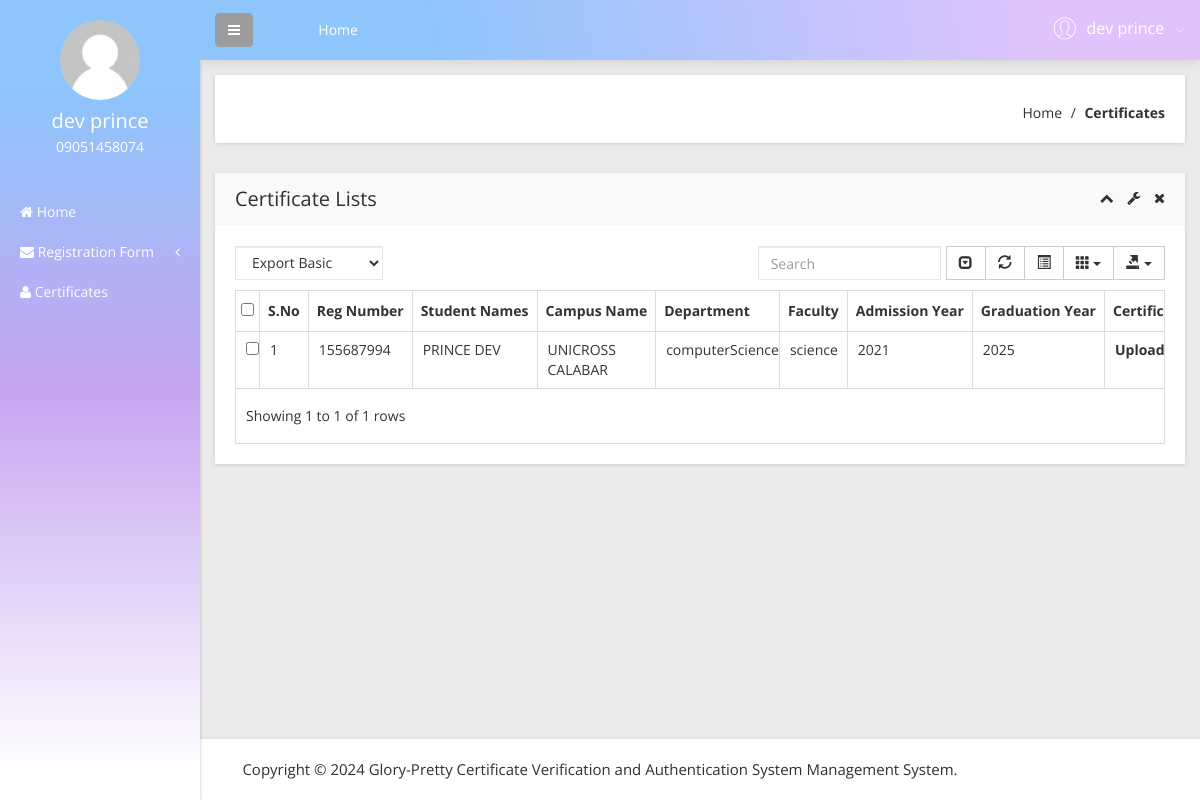
The page /user/certificates-list.php (signed in) on the database its author committed.
### tables this page shows
CREATE TABLE `tbluser` (
    `ID` int(10) NOT NULL,
    `FirstName` varchar(200) DEFAULT NULL,
    `LastName` varchar(200) DEFAULT NULL,
    `mobile` varchar(11) DEFAULT NULL,
    `Address` mediumtext DEFAULT NULL,
    `Password` varchar(200) DEFAULT NULL,
    `RegDate` timestamp NULL DEFAULT current_timestamp(),
    `Email` varchar(120) DEFAULT NULL
);

CREATE TABLE `tblapplication` (
    `ID` int(10) NOT NULL,
    `UserID` int(11) NOT NULL,
    `RegistrationID` int(200) NOT NULL,
    `FullName` varchar(200) NOT NULL,
    `Camname` varchar(200) NOT NULL,
    `Camloc` varchar(200) NOT NULL,
    `Department` varchar(200) NOT NULL,
    `Faculty` varchar(200) NOT NULL,
    `ayr` varchar(200) NOT NULL,
    `gyr` varchar(200) NOT NULL,
    `certificate` varchar(255) NOT NULL,
    `Dateofapply` timestamp NOT NULL DEFAULT current_timestamp(),
    `Remark` varchar(200) NOT NULL,
    `Status` varchar(50) NOT NULL,
    `UpdationDate` timestamp NOT NULL DEFAULT current_timestamp() ON UPDATE current_timestamp()
);

### user/certificates-list.php (the view, shortened to what this page needs)
<!doctype html>
<html class="no-js" lang="en">
<head>
  <link rel="stylesheet" href="css/bootstrap.min.css">
  <link rel="stylesheet" href="css/font-awesome.min.css">
  <link rel="stylesheet" href="css/adminpro-custon-icon.css">
  <link rel="stylesheet" href="css/meanmenu.min.css">
  <link rel="stylesheet" href="css/jquery.mCustomScrollbar.min.css">
  <link rel="stylesheet" href="css/animate.css">
  <link rel="stylesheet" href="css/data-table/bootstrap-table.css">
  <link rel="stylesheet" href="css/data-table/bootstrap-editable.css">
  <link rel="stylesheet" href="css/normalize.css">
  <link rel="stylesheet" href="css/c3.min.css">
  <link rel="stylesheet" href="style.css">
  <link rel="stylesheet" href="css/responsive.css">
</head>
<body class="materialdesign">
  <div class="wrapper-pro">
    <?php include_once('includes/sidebar.php'); ?>
    <?php include_once('includes/header.php'); ?>
    <div class="breadcome-area mg-b-30 small-dn">
      <div class="container-fluid">
        <div class="row">
          <div class="col-lg-12">
            <div class="breadcome-list shadow-reset">
              <div class="row">
                <div class="col-lg-12">
                  <ul class="breadcome-menu">
                    <li><a href="dashboard.php">Home</a> <span class="bread-slash">/</span>
                    </li>
                    <li><span class="bread-blod">Certificates</span>
                    </li>
                  </ul>
                </div>
              </div>
            </div>
          </div>
        </div>
      </div>
    </div>
    <div class="data-table-area mg-b-15">
      <div class="container-fluid">
        <div class="row">
          <div class="col-lg-12">
            <div class="sparkline13-list shadow-reset">
              <div class="sparkline13-hd">
                <div class="main-sparkline13-hd">
                  <h1>Certificate Lists</h1>
                  <div class="sparkline13-outline-icon">
                    <span class="sparkline13-collapse-link"><i class="fa fa-chevron-up"></i></span>
                    <span><i class="fa fa-wrench"></i></span>
                    <span class="sparkline13-collapse-close"><i class="fa fa-times"></i></span>
                  </div>
                </div>
              </div>
              <div class="sparkline13-graph">
                <div class="datatable-dashv1-list custom-datatable-overright">
                  <div id="toolbar">
                    <select class="form-control">
                      <option value="">Export Basic</option>
                    </select>
                  </div>
                  <table id="table" data-toggle="table" data-pagination="true" data-search="true" data-show-columns="true" data-show-pagination-switch="true" data-show-refresh="true" data-key-events="true" data-show-toggle="true" data-resizable="true" data-cookie="true" data-cookie-id-table="saveId" data-show-export="true" data-click-to-select="true" data-toolbar="#toolbar">
                    <thead>
                      <tr>
                        <th>S.No</th>
                        <th>Reg Number</th>
                        <th>Student Names</th>
                        <th>Campus Name</th>
                        <th>Department</th>
                        <th>Faculty</th>
                        <th>Admission Year</th>
                        <th>Graduation Year</th>
                        <th>Certificate</th>
                      </tr>
                    </thead>
                    <tbody>
                      <?php
                      $uid = $_SESSION['OBCMSuid'];
                      $sql = "SELECT * from tblapplication where UserID=:uid and Status='APPROVED'";
                      $query = $obcms->prepare($sql);
                      $query->bindParam(':uid', $uid, PDO::PARAM_STR);
                      $query->execute();
                      $results = $query->fetchAll(PDO::FETCH_OBJ);
                      ?>
                      <?php if ($query->rowCount() > 0): ?>
                        <?php $cnt = 1; ?>
                        <?php foreach ($results as $row): ?>
                          <tr>
                            <td><?php echo htmlentities($cnt); ?></td>
                            <td><?php echo htmlentities($row->RegistrationID); ?></td>
                            <td><?php echo htmlentities($row->FullName); ?></td>
                            <td><?php echo htmlentities($row->Camname); ?></td>
                            <td><?php echo htmlentities($row->Department); ?></td>
                            <td><?php echo htmlentities($row->Faculty); ?></td>
                            <td><?php echo htmlentities($row->ayr); ?></td>
                            <td><?php echo htmlentities($row->gyr); ?></td>
                            <td>
                              <?php if ($row->certificate): ?>
                                <strong>Uploaded</strong>
                              <?php else: ?>
                                <strong>Not Uploaded Yet</strong>
                              <?php endif ?>
                            </td>
                          </tr>
                          <?php $cnt = $cnt + 1; ?>
                        <?php endforeach ?>
                      <?php endif ?>
                    </tbody>
                  </table>
                </div>
              </div>
            </div>
          </div>
        </div>
      </div>
    </div>
  </div>
  </div>
  <?php include_once('includes/footer.php'); ?>
</body>
</html>

### user/includes/sidebar.php (shortened to what this page needs)
<?php
include('includes/dbconnection.php');
if (strlen($_SESSION['OBCMSuid']==0)) {
  header('location:logout.php');
  } else{
  ?>
  <div class="left-sidebar-pro">
            <nav id="sidebar">
                <div class="sidebar-header">
                     <?php
$uid=$_SESSION['OBCMSuid'];
$sql="SELECT firstname,lastname,mobile from  tbluser where ID=:uid";
$query = $obcms -> prepare($sql);
$query->bindParam(':uid',$uid,PDO::PARAM_STR);
$query->execute();
$results=$query->fetchAll(PDO::FETCH_OBJ);
$cnt=1;
if($query->rowCount() > 0)
{
foreach($results as $row)
{               ?>
                    <a href="#"><img src="img/message/avatar.jpg" alt="" />
                    </a>
                    <h3><?php  echo $row->firstname ;?>  <?php  echo $row->lastname ;?></h3>
                    <p><?php  echo $row->mobile;?></p><?php $cnt=$cnt+1;}} ?>
                </div>
                <div class="left-custom-menu-adp-wrap">
                    <ul class="nav navbar-nav left-sidebar-menu-pro">
                        <li class="nav-item">
                            <a href="dashboard.php" role="button" aria-expanded="false"><i class="fa big-icon fa-home"></i> <span class="mini-dn">Home</span> </a>
                        </li>
                        <li class="nav-item"><a href="#" data-toggle="dropdown" role="button" aria-expanded="false" class="nav-link dropdown-toggle"><i class="fa big-icon fa-envelope"></i> <span class="mini-dn">Registration Form</span> <span class="indicator-right-menu mini-dn"><i class="fa indicator-mn fa-angle-left"></i></span></a>
                        </li>
                       <li class="nav-item">
                            <a href="certificates-list.php" role="button" aria-expanded="false"><i class="fa big-icon fa-user"></i> <span class="mini-dn">Certificates</span> </a>
                        </li>
                    </ul>
                </div>
            </nav>
        </div><?php }  ?>

### user/includes/header.php (shortened to what this page needs)
<?php
if (strlen($_SESSION['OBCMSuid']==0)) {
  header('location:logout.php');
  } else{
  ?>
  <!doctype html>
<html class="no-js" lang="en">
<head>
    <link rel="stylesheet" href="css/bootstrap.min.css">
    <link rel="stylesheet" href="css/font-awesome.min.css">
    <link rel="stylesheet" href="css/adminpro-custon-icon.css">
    <link rel="stylesheet" href="css/meanmenu.min.css">
    <link rel="stylesheet" href="css/jquery.mCustomScrollbar.min.css">
    <link rel="stylesheet" href="css/animate.css">
    <link rel="stylesheet" href="css/jvectormap/jquery-jvectormap-2.0.3.css">
    <link rel="stylesheet" href="css/data-table/bootstrap-table.css">
    <link rel="stylesheet" href="css/data-table/bootstrap-editable.css">
    <link rel="stylesheet" href="css/normalize.css">
    <link rel="stylesheet" href="css/c3.min.css">
    <link rel="stylesheet" href="style.css">
    <link rel="stylesheet" href="css/responsive.css">
</head>
<body class="materialdesign">
 <div class="content-inner-all">
            <div class="header-top-area">
                <div class="fixed-header-top">
                    <div class="container-fluid">
                        <div class="row">
                            <div class="col-lg-1 col-md-6 col-sm-6 col-xs-12">
                                <button type="button" id="sidebarCollapse" class="btn bar-button-pro header-drl-controller-btn btn-info navbar-btn">
                                    <i class="fa fa-bars"></i>
                                </button>
                            </div>
                            <div class="col-lg-6 col-md-1 col-sm-1 col-xs-12">
                                <div class="header-top-menu tabl-d-n">
                                    <ul class="nav navbar-nav mai-top-nav">
                                        <li class="nav-item"><a href="dashboard.php" class="nav-link">Home</a>
                                        </li>
                                    </ul>
                                </div>
                            </div>
                            <div class="col-lg-5 col-md-5 col-sm-6 col-xs-12">
                                <div class="header-right-info">
                                    <ul class="nav navbar-nav mai-top-nav header-right-menu">
                                <?php
$uid=$_SESSION['OBCMSuid'];
$sql="SELECT * From  tbluser where id=:uid";
$query = $obcms -> prepare($sql);
$query->bindParam(':uid',$uid,PDO::PARAM_STR);
$query->execute();
$results=$query->fetchAll(PDO::FETCH_OBJ);
$cnt=1;
if($query->rowCount() > 0)
{
foreach($results as $row)
{               ?>
                                        <li class="nav-item">
                                            <a href="#" data-toggle="dropdown" role="button" aria-expanded="false" class="nav-link dropdown-toggle">
                                                <span class="adminpro-icon adminpro-user-rounded header-riht-inf"></span>
                                                 <span class="admin-name"><?php  echo $row->FirstName;?>  <?php  echo $row->LastName;?> </span>
                                                <span class="author-project-icon adminpro-icon adminpro-down-arrow"></span><?php $cnt=$cnt+1;}} ?>
                                            </a>
                                        </li>
                                    </ul>
                                </div>
                            </div>
                        </div>
                    </div>
                </div>
            </div><?php }  ?>

### rows shown on the page
tbluser: FirstName "dev", LastName "prince", mobile "09051458074"
tblapplication: RegistrationID "155687994", FullName "PRINCE DEV", Camname "UNICROSS CALABAR", Department "computerScience", Faculty "science", ayr "2021", gyr "2025", shows "Uploaded"
